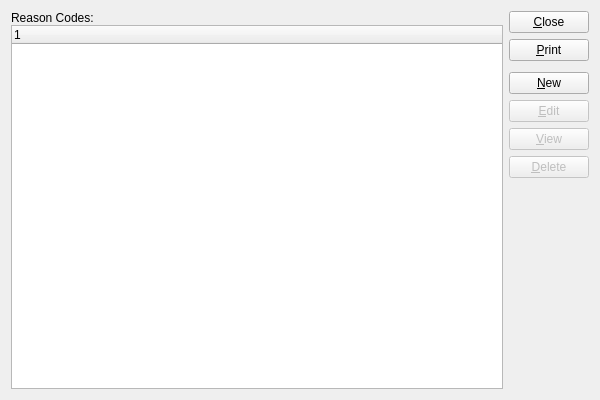
<?xml version="1.0" encoding="UTF-8"?>
<ui version="4.0">
 <comment>This file is part of the xTuple ERP: PostBooks Edition, a free and
open source Enterprise Resource Planning software suite,
Copyright (c) 1999-2018 by OpenMFG LLC, d/b/a xTuple.
It is licensed to you under the Common Public Attribution License
version 1.0, the full text of which (including xTuple-specific Exhibits)
is available at www.xtuple.com/CPAL.  By using this software, you agree
to be bound by its terms.</comment>
 <class>reasonCodes</class>
 <widget class="QWidget" name="reasonCodes">
  <property name="geometry">
   <rect>
    <x>0</x>
    <y>0</y>
    <width>600</width>
    <height>400</height>
   </rect>
  </property>
  <property name="windowTitle">
   <string>List Reason Codes</string>
  </property>
  <layout class="QGridLayout" name="gridLayout">
   <item row="0" column="0">
    <layout class="QVBoxLayout">
     <property name="spacing">
      <number>0</number>
     </property>
     <item>
      <widget class="QLabel" name="_reasonCodeLit">
       <property name="text">
        <string>Reason Codes:</string>
       </property>
      </widget>
     </item>
     <item>
      <widget class="XTreeWidget" name="_rsncode"/>
     </item>
    </layout>
   </item>
   <item row="0" column="1">
    <layout class="QVBoxLayout" name="verticalLayout">
     <item>
      <widget class="QPushButton" name="_close">
       <property name="text">
        <string>&amp;Close</string>
       </property>
      </widget>
     </item>
     <item>
      <widget class="QPushButton" name="_print">
       <property name="text">
        <string>&amp;Print</string>
       </property>
      </widget>
     </item>
     <item>
      <spacer name="verticalSpacer">
       <property name="orientation">
        <enum>Qt::Vertical</enum>
       </property>
       <property name="sizeType">
        <enum>QSizePolicy::Preferred</enum>
       </property>
       <property name="sizeHint" stdset="0">
        <size>
         <width>20</width>
         <height>5</height>
        </size>
       </property>
      </spacer>
     </item>
     <item>
      <widget class="QPushButton" name="_new">
       <property name="text">
        <string>&amp;New</string>
       </property>
      </widget>
     </item>
     <item>
      <widget class="QPushButton" name="_edit">
       <property name="enabled">
        <bool>false</bool>
       </property>
       <property name="text">
        <string>&amp;Edit</string>
       </property>
      </widget>
     </item>
     <item>
      <widget class="QPushButton" name="_view">
       <property name="enabled">
        <bool>false</bool>
       </property>
       <property name="text">
        <string>&amp;View</string>
       </property>
      </widget>
     </item>
     <item>
      <widget class="QPushButton" name="_delete">
       <property name="enabled">
        <bool>false</bool>
       </property>
       <property name="text">
        <string>&amp;Delete</string>
       </property>
      </widget>
     </item>
     <item>
      <spacer name="Spacer34">
       <property name="orientation">
        <enum>Qt::Vertical</enum>
       </property>
       <property name="sizeType">
        <enum>QSizePolicy::Expanding</enum>
       </property>
       <property name="sizeHint" stdset="0">
        <size>
         <width>20</width>
         <height>20</height>
        </size>
       </property>
      </spacer>
     </item>
    </layout>
   </item>
  </layout>
 </widget>
 <layoutdefault spacing="6" margin="11"/>
 <customwidgets>
  <customwidget>
   <class>XTreeWidget</class>
   <extends>QTreeWidget</extends>
   <header>xtreewidget.h</header>
   <container>1</container>
  </customwidget>
 </customwidgets>
 <tabstops>
  <tabstop>_rsncode</tabstop>
  <tabstop>_new</tabstop>
  <tabstop>_edit</tabstop>
  <tabstop>_view</tabstop>
  <tabstop>_delete</tabstop>
  <tabstop>_print</tabstop>
  <tabstop>_close</tabstop>
 </tabstops>
 <includes>
  <include location="global">parameter.h</include>
 </includes>
 <resources/>
 <connections>
  <connection>
   <sender>_rsncode</sender>
   <signal>valid(bool)</signal>
   <receiver>_view</receiver>
   <slot>setEnabled(bool)</slot>
   <hints>
    <hint type="sourcelabel">
     <x>20</x>
     <y>20</y>
    </hint>
    <hint type="destinationlabel">
     <x>20</x>
     <y>20</y>
    </hint>
   </hints>
  </connection>
  <connection>
   <sender>_close</sender>
   <signal>clicked()</signal>
   <receiver>reasonCodes</receiver>
   <slot>close()</slot>
   <hints>
    <hint type="sourcelabel">
     <x>20</x>
     <y>20</y>
    </hint>
    <hint type="destinationlabel">
     <x>20</x>
     <y>20</y>
    </hint>
   </hints>
  </connection>
 </connections>
</ui>
